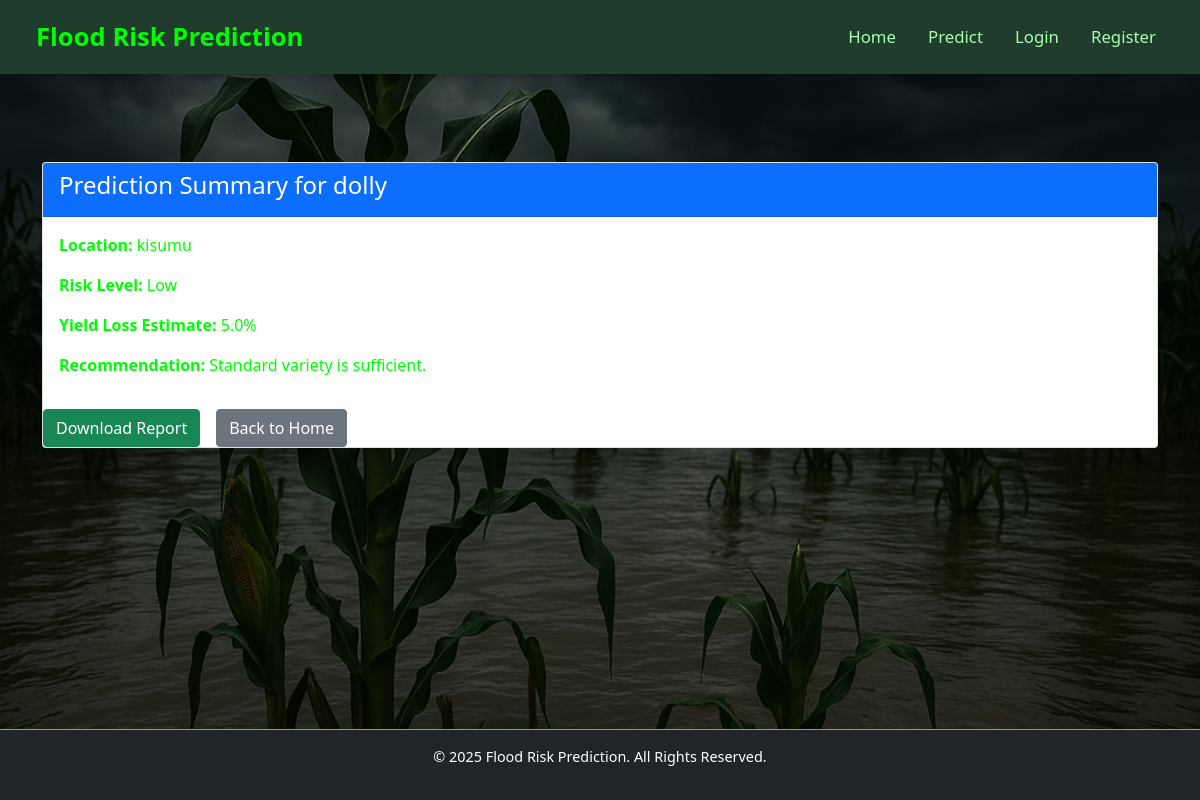
/explanation/1/, run on the app's committed database.
### maize/models.py (models this page shows, shortened)
class FloodRisk(models.Model):
    farmer = models.ForeignKey(Farmer, on_delete=models.CASCADE)
    risk_level = models.CharField(max_length=50)
    yield_loss_estimate = models.FloatField()
    recommendation = models.TextField()
    date_predicted = models.DateTimeField(auto_now_add=True)

class Farmer(models.Model):
    name = models.CharField(max_length=100)
    location = models.CharField(max_length=100)
    soil_type = models.CharField(max_length=50)
    growth_stage = models.CharField(max_length=50)
    farm_size = models.FloatField(help_text="Farm size in acres")
    elevation = models.FloatField(default=100, help_text="Elevation in meters")

### maize/views.py (the view)
# urls.py: path('explanation/<int:risk_id>/', views.explanation, name='explanation'),
def explanation(request, risk_id):
    risk = FloodRisk.objects.get(id=risk_id)
    summary = f"""
    Dear {risk.farmer.name},

    Based on your farm's data:
    - Location: {risk.farmer.location}
    - Soil Type: {risk.farmer.soil_type}
    - Farm Size: {risk.farmer.farm_size} acres
    - Elevation: {risk.farmer.elevation} meters

    The system predicts a flood risk level of **{risk.risk_level}**.
    Expected yield loss is approximately **{risk.yield_loss_estimate}%**.

    Recommendation: {risk.recommendation}
    """
    if request.GET.get('download') == '1':
        response = HttpResponse(summary, content_type='text/plain')
        response['Content-Disposition'] = f'attachment; filename=prediction_summary_{risk.id}.txt'
        return response
    return render(request, 'maize/explanation.html', {'risk': risk, 'summary': summary})

### maize/templates/maize/explanation.html (shortened to what this page needs)
{% extends 'maize/base.html' %}
{% block content %}
<div class="container mt-5">
    <div class="card shadow-lg">
        <div class="card-header bg-primary text-white">
            <h4>Prediction Summary for {{ risk.farmer.name }}</h4>
        </div>
        <div class="card-body">
            <p><strong>Location:</strong> {{ risk.farmer.location }}</p>
            <p><strong>Risk Level:</strong> {{ risk.risk_level }}</p>
            <p><strong>Yield Loss Estimate:</strong> {{ risk.yield_loss_estimate }}%</p>
            <p><strong>Recommendation:</strong> {{ risk.recommendation }}</p>
        </div>
            <div class="d-flex gap-3">
        <a href="?download=1" class="btn btn-success">Download Report</a>
        <a href="{% url 'home' %}" class="btn btn-secondary">Back to Home</a>
    </div>
    </div>
</div>
{% endblock %}

### maize/static/maize/css/styles.css (style rules this page uses)
body { background-image: url("../images/background.png"); background-size: cover; background-position: center; background-attachment: fixed; background-color: #2c4126; color: #00fd03; }

### data on the page
FloodRisk: farmer.name "dolly", farmer.location "kisumu", risk_level "Low", yield_loss_estimate "5.0", recommendation "Standard variety is sufficient."
